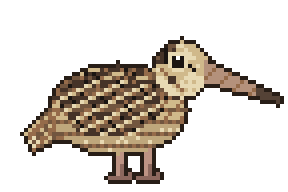
#> input picture art/woodcock_idle.png, 72 x 48 px (shown 4 times larger)
$ python make_sprites_v1.py
#> lines starting #> are read from the running program, lines starting #| are printed output that depends on the picture; after the words box and inside, x2 and y2 are one past the last pixel; in counts of white or black regions, pixels touching at a corner belong together
"""ヤマシギ スプライトシート生成(右向き / 1コマ 72x48px)

承認済みの立ち姿(woodcock_idle.png)と同じ部品・同じ色で、
部品の位置だけを動かして各コマを作る。
  行0: idle(待機)2コマ / 行1: walk(歩き)6コマ / 行2: peck(つつく)4コマ
左向きは、アプリ側で左右反転して使う。
"""
import json
import math
import os

from PIL import Image, ImageDraw

W, H = 72, 48
COLS = 6
OUT = "sprites"

# ---------------- パレット(立ち姿と同じ:彩度を28%下げた色) ----------------
C0 = {
    "outline": (43, 29, 20, 255),
    "black":   (28, 20, 16, 255),
    "dark":    (74, 50, 34, 255),
    "mid":     (122, 84, 52, 255),
    "rufous":  (162, 104, 58, 255),
    "buff":    (217, 184, 120, 255),
    "light":   (236, 217, 164, 255),
    "belly":   (200, 166, 106, 255),
    "leg":     (201, 143, 122, 255),
    "legdk":   (150, 100, 86, 255),
    "bill":    (190, 142, 112, 255),
    "billtip": (90, 64, 48, 255),
    "white":   (255, 255, 255, 255),
}
DESAT = 0.28


def desaturate(c, amount=DESAT):
    r, g, b, a = c
    gray = 0.299 * r + 0.587 * g + 0.114 * b
    return (round(r + (gray - r) * amount),
            round(g + (gray - g) * amount),
            round(b + (gray - b) * amount), a)


C = {k: (v if k == "white" else desaturate(v)) for k, v in C0.items()}


def h(x, y, s=0):
    """決まった乱数もどき(毎回同じ絵になる)"""
    return ((x * 73856093) ^ (y * 19349663) ^ (s * 83492791)) & 0xFF


# ---------------- 形の部品(ローカル座標) ----------------
def ellipse_mask(cx, cy, rx, ry):
    return {(x, y) for y in range(H) for x in range(W)
            if ((x - cx) / rx) ** 2 + ((y - cy) / ry) ** 2 <= 1.0}


def poly_mask(poly):
    im = Image.new("L", (W, H), 0)
#> im: PIL image 72x48 L; every value is 0
    ImageDraw.Draw(im).polygon(poly, fill=255)
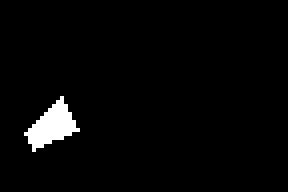
#> im: PIL image 72x48 L (shown 4 times larger); 2.7% white; 1 white region, box (x1, y1, x2, y2) and area: (6, 24, 20, 38) 92
    px = im.load()
    return {(x, y) for y in range(H) for x in range(W) if px[x, y]}


def shift(mask, dx, dy):
    return {(x + dx, y + dy) for (x, y) in mask}


TAIL = poly_mask([(15, 24), (6, 33), (8, 37), (19, 32)])
#> TAIL = 92 items
BODY = ellipse_mask(29, 27, 17, 11)
WING = poly_mask([(13, 24), (22, 19), (36, 20), (40, 27), (33, 33), (20, 33)])
#> in poly_mask (call 2), `ImageDraw.Draw(im).polygon(poly, fill=255)`: im: PIL image 72x48 L; 8.7% white; 1 white region, box (x1, y1, x2, y2) and area: (13, 19, 41, 34) 299
#> WING = 299 items
HEAD = ellipse_mask(45, 17, 7, 7)
BILL_DEFAULT = poly_mask([(51, 15), (69, 24), (69, 25), (51, 20)])
#> in poly_mask (call 3), `ImageDraw.Draw(im).polygon(poly, fill=255)`: im: PIL image 72x48 L; 1.9% white; 1 white region, box (x1, y1, x2, y2) and area: (51, 15, 70, 26) 65
#> BILL_DEFAULT = 65 items

BILL_BASE = (51.0, 17.5)      # くちばしの付け根(中心)
BILL_TIP_DEFAULT = (69.0, 24.5)
BILL_TIP_DOWN = (60.0, 35.0)  # 地面をつついたときの先端(頭の座標系)


# ---------------- 色の決め方 ----------------
def tail_color(x, y):
    return C["buff"] if h(x, y, 1) % 5 == 0 else (C["rufous"] if (x + y) % 4 < 2 else C["mid"])


def body_color(x, y):
    t = (y - 16) / 22.0
    r = h(x, y, 2)
    if t < 0.38:
        if r % 9 == 0:
            return C["black"]
        if r % 7 == 0:
            return C["rufous"]
        return C["dark"] if (x // 3 + y // 2) % 3 else C["mid"]
    if t < 0.62:
        if (y % 3) == 0:
            return C["mid"] if r % 3 else C["rufous"]
        return C["rufous"] if r % 4 == 0 else C["buff"]
    if (y % 3) == 0:
        return C["rufous"] if r % 2 else C["mid"]
    return C["belly"] if r % 6 else C["light"]


def wing_color(x, y):
    r = h(x, y, 3)
    band = (x + (y * 2)) % 7
    if band == 0:
        return C["light"]
    if band == 1:
        return C["buff"]
    if r % 8 == 0:
        return C["black"]
    if r % 5 == 0:
        return C["rufous"]
    return C["mid"] if (y // 2) % 2 else C["dark"]


def head_color(x, y):
    r = h(x, y, 4)
    if x <= 43 and y <= 15:
        if (x - 38) % 3 == 0:
            return C["black"]
        return C["dark"] if r % 3 else C["mid"]
    if y >= 19:
        return C["light"] if r % 6 else C["buff"]
    return C["buff"] if r % 5 else C["light"]


def neck_color(x, y):
    return C["buff"] if h(x, y, 5) % 4 else C["rufous"]


def bill_default_color(x, y):
    return C["billtip"] if x >= 64 else (C["bill"] if (x + y) % 5 else C["rufous"])


# ---------------- 1コマを描く ----------------
def draw_leg(L, lx, fdx, lift):
    """脚1本。fdx=足先の横ずれ、lift=足を持ち上げる量"""
    yf = 43 - lift
    for y in range(36, yf + 1):
        t = (y - 36) / (yf - 36) if yf > 36 else 0
        x = lx + round(fdx * t)
        L[(x, y)] = C["leg"]
        L[(x + 1, y)] = C["legdk"] if y > 40 else C["leg"]
    xf = lx + fdx
    for dx in range(-2, 4):
        L[(xf + dx, yf + 1)] = C["legdk"]
    L[(xf + 3, yf)] = C["legdk"]


def bill_rotated(t):
    """くちばしを付け根を軸に下へ傾ける(t=0:通常 / t=1:真下向き)"""
    tx = BILL_TIP_DEFAULT[0] + (BILL_TIP_DOWN[0] - BILL_TIP_DEFAULT[0]) * t
    ty = BILL_TIP_DEFAULT[1] + (BILL_TIP_DOWN[1] - BILL_TIP_DEFAULT[1]) * t
    bx, by = BILL_BASE
    dx, dy = tx - bx, ty - by
    n = math.hypot(dx, dy)
    ux, uy = dy / n, -dx / n  # くちばしの背側へ向かう向き
    poly = [
        (bx + ux * 2.2, by + uy * 2.2),
        (tx + ux * 0.5, ty + uy * 0.5),
        (tx - ux * 0.5, ty - uy * 0.5),
        (bx - ux * 2.2, by - uy * 2.2),
    ]
    L2 = dx * dx + dy * dy

    def color(x, y):
        s = ((x - bx) * dx + (y - by) * dy) / L2
        return C["billtip"] if s > 0.78 else (C["bill"] if (x + y) % 5 else C["rufous"])

    return poly_mask(poly), color


def render(bdx=0, bdy=0, hdx=0, hdy=0, tdy=0, legs=((0, 0), (0, 0)), bill_t=0.0):
    """bdx/bdy=胴体のずれ、hdx/hdy=頭のずれ、tdy=尾の上下、legs=脚2本、bill_t=くちばしの傾き"""
    L = {}

    def paint(mask, fn, ox, oy):
        for (x, y) in mask:
            L[(x + ox, y + oy)] = fn(x, y)

    def put(pts, c, ox, oy):
        for (x, y) in pts:
            L[(x + ox, y + oy)] = c

    # 尾
    paint(TAIL, tail_color, bdx, bdy + tdy)
    put([(7, 35), (8, 36), (9, 35), (8, 34)], C["light"], bdx, bdy + tdy)
    # 脚(胴体の下に描く)
    for lx, (fdx, lift) in zip((29, 36), legs):
        draw_leg(L, lx, fdx, lift)
    # 胴体・背中の筋・翼
    paint(BODY, body_color, bdx, bdy)
    for (x0, y0, x1, y1) in [(14, 20, 24, 17), (18, 23, 30, 18), (24, 24, 36, 19)]:
        n = max(abs(x1 - x0), abs(y1 - y0))
        for i in range(n + 1):
            x = x0 + (x1 - x0) * i // n
            y = y0 + (y1 - y0) * i // n
            if (x, y) in BODY:
                L[(x + bdx, y + bdy)] = C["buff"]
    paint(WING, wing_color, bdx, bdy)
    # 頭
    paint(HEAD, head_color, hdx, hdy)
    # 首(胴体と頭をつなぐ)
    ax, ay = 40 + bdx, 22 + bdy
    bx, by = 40 + hdx, 22 + hdy
    n = max(abs(bx - ax), abs(by - ay), 1)
    neck = set()
    for i in range(n + 1):
        neck |= ellipse_mask(round(ax + (bx - ax) * i / n), round(ay + (by - ay) * i / n), 5, 5)
    neck -= shift(BODY, bdx, bdy)
    for (x, y) in neck:
        L[(x, y)] = neck_color(x - bdx, y - bdy)
    # 頬の斑・くちばしから目への線
    put([(42, 19), (43, 19), (42, 20), (43, 20)], C["dark"], hdx, hdy)
    put([(48, 17), (47, 16), (46, 16), (45, 15)], C["black"], hdx, hdy)
    # くちばし
    if bill_t <= 0:
        paint(BILL_DEFAULT, bill_default_color, hdx, hdy)
    else:
        mask, color = bill_rotated(bill_t)
        paint(mask, color, hdx, hdy)
    # 目
    put([(43, 14), (44, 14), (45, 14), (43, 15), (44, 15), (45, 15), (43, 16), (44, 16), (45, 16)],
        C["black"], hdx, hdy)
    put([(42, 13), (43, 13), (44, 13), (45, 13), (46, 13), (42, 14), (46, 14), (42, 15), (46, 15),
         (42, 16), (46, 16), (43, 17), (44, 17), (45, 17)], C["light"], hdx, hdy)
    put([(44, 14)], C["white"], hdx, hdy)

    # 輪郭
    sil = set(L.keys())
    for (x, y) in sil:
        for dx, dy in ((1, 0), (-1, 0), (0, 1), (0, -1)):
            q = (x + dx, y + dy)
            if q not in sil and 0 <= q[0] < W and 0 <= q[1] < H:
                L[q] = C["outline"]

    img = Image.new("RGBA", (W, H), (0, 0, 0, 0))
    px = img.load()
    for (x, y), c in L.items():
        if 0 <= x < W and 0 <= y < H:
            px[x, y] = c
    return img


# ---------------- ポーズ(各コマの設定) ----------------
IDLE = [
    dict(),                       # 承認済みの立ち姿そのまま
    dict(hdy=1, tdy=1),           # 頭を1px下げる(呼吸)
]

# 歩き:足の動き(横ずれ, 持ち上げ)。後ろ足は3コマずらす
STEP = [(3, 0), (1, 0), (-1, 0), (-3, 0), (-1, 2), (1, 2)]
BOB = [0, -1, 0, 0, -1, 0]        # 体の上下(足が揃うときに少し上がる)
HEAD_X = [-2, -1, 0, 0, -1, -1]  # 頭の前後ゆらし(くちばしが画像の端で欠けない範囲)
TAIL_Y = [0, 1, 1, 0, 0, 0]
WALK = [
    dict(bdy=BOB[i], hdx=HEAD_X[i], hdy=BOB[i], tdy=TAIL_Y[i],
         legs=(STEP[(i + 3) % 6], STEP[i]))   # (後ろ足, 前足)
    for i in range(6)
]

PECK = [
    dict(hdx=2, hdy=3, bill_t=0.35),                              # 構える
    dict(bdx=1, bdy=1, hdx=4, hdy=9, tdy=-1, bill_t=1.0),         # 地面へ
    dict(bdx=1, bdy=1, hdx=5, hdy=9, tdy=-1, bill_t=1.0),         # つつく
    dict(hdx=2, hdy=3, bill_t=0.35),                              # 戻る
]

ANIMS = [("idle", IDLE, 2), ("walk", WALK, 8), ("peck", PECK, 7)]


def main():
    os.makedirs(OUT, exist_ok=True)
    rows = len(ANIMS)
    sheet = Image.new("RGBA", (W * COLS, H * rows), (0, 0, 0, 0))
#> sheet: PIL image 432x144 RGBA; every value is 0
    frames = {}
    meta = {"frameWidth": W, "frameHeight": H, "columns": COLS, "facing": "right",
            "groundY": 44, "animations": {}}
    for r, (name, poses, fps) in enumerate(ANIMS):
        frames[name] = []
        for i, p in enumerate(poses):
            im = render(**p)
            frames[name].append(im)
            sheet.alpha_composite(im, (i * W, r * H))
        meta["animations"][name] = {"row": r, "frames": len(poses), "fps": fps}
#> im: PIL image 72x48 RGBA
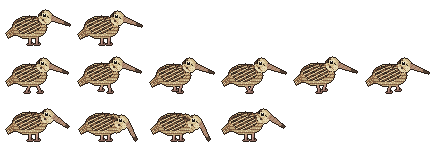
#> sheet: PIL image 432x144 RGBA; mean R, G, B, A 26.5, 22, 17, 51; transparent parts drawn white
#> after the loop, frames = 3 items; meta = 6 items

    # 立ち姿が承認済みの絵と一致しているか確認
    ref_path = "woodcock_idle.png"
    if os.path.exists(ref_path):
        same = Image.open(ref_path).convert("RGBA").tobytes() == frames["idle"][0].tobytes()
#> same = True
        print("承認済みの立ち姿と一致:", same)
#| 承認済みの立ち姿と一致: True

    sheet.save(f"{OUT}/woodcock_sheet.png")
    with open(f"{OUT}/woodcock_sheet.json", "w", encoding="utf-8") as f:
        json.dump(meta, f, ensure_ascii=False, indent=2)

    # 確認用: シート拡大(3倍)
    S = 3
    prev = Image.new("RGBA", (W * COLS * S, H * rows * S), (198, 204, 212, 255))
    d = ImageDraw.Draw(prev)
    for r in range(rows):
        for c in range(COLS):
            d.rectangle([c * W * S, r * H * S, (c + 1) * W * S - 1, (r + 1) * H * S - 1],
                        outline=(160, 166, 176, 255))
    prev.alpha_composite(sheet.resize((W * COLS * S, H * rows * S), Image.NEAREST))
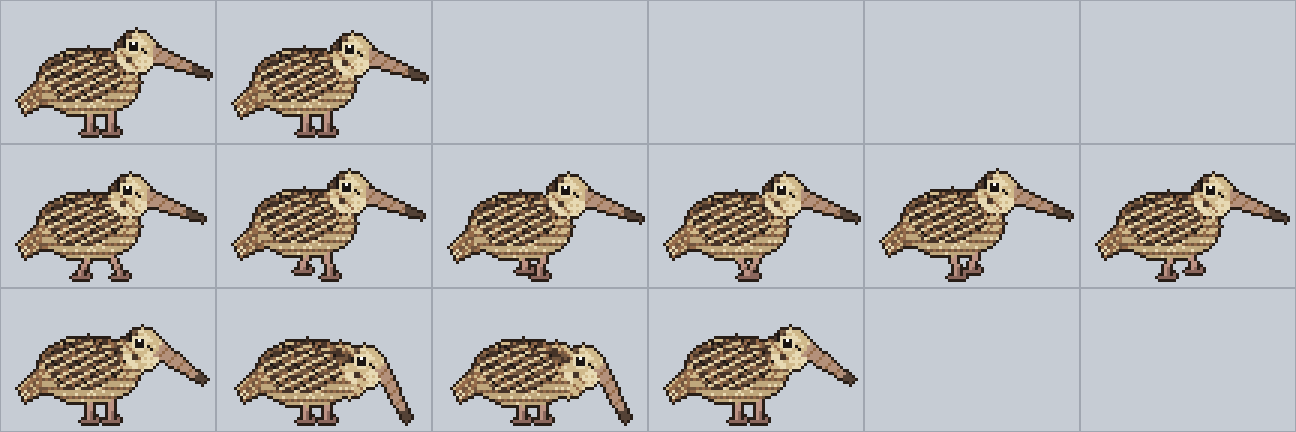
#> prev: PIL image 1296x432 RGBA; mean R, G, B, A 184, 184.3, 185.8, 255
    prev.save(f"{OUT}/woodcock_sheet_x3.png")

    # 確認用: アニメーションGIF(5倍)
    S = 5
    for name, _, fps in ANIMS:
        seq = frames[name]
        if name == "peck":
            seq = seq + [seq[2], seq[1]]  # 地面を2回つつく
        gifs = []
        for im in seq:
            bg = Image.new("RGBA", (W * S, (H + 4) * S), (198, 204, 212, 255))
            ImageDraw.Draw(bg).rectangle([0, (H - 3) * S, W * S, (H + 4) * S], fill=(32, 36, 44, 255))
            bg.alpha_composite(im.resize((W * S, H * S), Image.NEAREST), (0, 0))
            gifs.append(bg.convert("RGB"))
        gifs[0].save(f"{OUT}/preview_{name}.gif", save_all=True, append_images=gifs[1:],
                     duration=int(1000 / fps), loop=0)
#> this loop made 3 passes
#> pass 1, in main, `gifs[0].save(f"{OUT}/preview_{name}.gif", save_all=True, append_images..`:
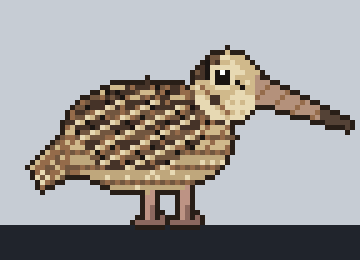
#> saved as preview_idle.gif: PIL image 360x260 RGB; mean R, G, B 157.6, 155.5, 154.3
#> pass 2, in main, `gifs[0].save(f"{OUT}/preview_{name}.gif", save_all=True, append_images..`:
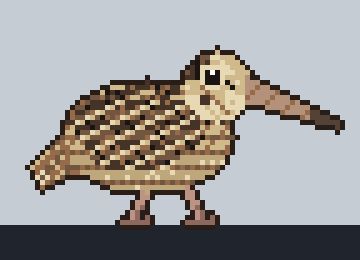
#> saved as preview_walk.gif: PIL image 360x260 RGB; mean R, G, B 158, 156, 154.9
#> after the loop:
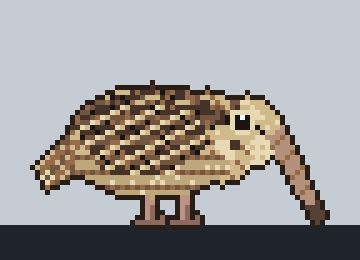
#> bg: PIL image 360x260 RGBA; mean R, G, B, A 158.2, 156.1, 155, 255
#> after the loop:
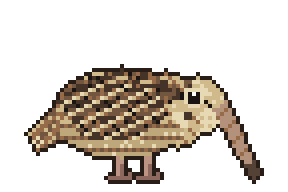
#> im: PIL image 72x48 RGBA (shown 4 times larger); mean R, G, B, A 39.7, 33, 25.5, 76.3; transparent parts drawn white
    print("done")


if __name__ == "__main__":
    main()
